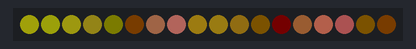
The sketch below on a simulated Arduino Uno, built with avr-gcc and run on an emulated ATmega328P. Parts: 18 RGB LEDs in strip order, left to right. Dim RGB values are drawn brighter than linear.

Above: at 0.16 s.
At 4.77 s:
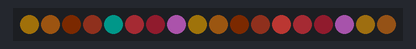
At 9.98 s:
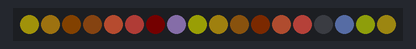
At 19.8 s:
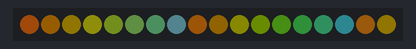
At 29.93 s:
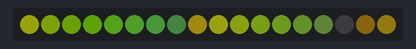
At 39.75 s:
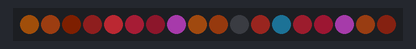

The sketch:

neopixel-double-pendulum.ino
```cpp
// (licence header left out)
#include <Adafruit_NeoPixel.h>

// Parameter 1 = number of pixels in strip
// Parameter 2 = pin number (most are valid)
// Parameter 3 = pixel type flags, add together as needed:
//   NEO_RGB     Pixels are wired for RGB bitstream
//   NEO_GRB     Pixels are wired for GRB bitstream
//   NEO_KHZ400  400 KHz bitstream (e.g. FLORA pixels)
//   NEO_KHZ800  800 KHz bitstream (e.g. High Density LED strip)
int NUM_LEDS = 18;
int LED_PIN = 4;
Adafruit_NeoPixel strip = Adafruit_NeoPixel(NUM_LEDS, LED_PIN, NEO_GRB + NEO_KHZ800);

// Convenient 2D point structure
struct Point {
  float x;
  float y;
};

float colorStretch = 0.11;    // Higher numbers will produce tighter color bands. I like 0.11 .

int len = 5;
float theta_1 = 0.0;
float theta_2 = 0.0;
float theta_Increment = 0.03; // Controls the speed of the moving points. Higher == faster. I like 0.03

void setup() {
  strip.begin();
  strip.show(); // Initialize all pixels to 'off'
}

// This function is called every frame.
void loop() {
  theta_1 += theta_Increment;
  theta_2 += theta_Increment;

  // Based on the harmonic movement of a double pendulum: https://en.wikipedia.org/wiki/Double_pendulum
  Point pendulum_1 = { (len/2*sin(theta_1)), (-len/2*cos(theta_1)) };
  Point pendulum_2 = { (len*(sin(theta_1) + .5*sin(theta_2))), (-len*(cos(theta_1) + .5*cos(theta_2))) };

  byte row, col;

  // For each row...
  for( row=0; row<5; row++ ) {
    float row_f = float(row);  // Optimization: Keep a floating point value of the row number, instead of recasting it repeatedly.

    // For each column...
    for( col=0; col<8; col++ ) {
      float col_f = float(col);  // Optimization.

      // Calculate the distance between this LED, and p1.
      Point dist1 = { col_f - pendulum_1.x, row_f - pendulum_1.y };  // The vector from p1 to this LED.
      float distance1 = sqrt( dist1.x*dist1.x + dist1.y*dist1.y );

      // Calculate the distance between this LED, and p2.
      Point dist2 = { col_f - pendulum_2.x, row_f - pendulum_2.y };  // The vector from p2 to this LED.
      float distance2 = sqrt( dist2.x*dist2.x + dist2.y*dist2.y );

      // Calculate the distance between this pendulum_1 and pendulum_2.
      Point dist3 = { pendulum_1.x - pendulum_2.x, pendulum_1.x - pendulum_2.y };
      float distance3 = sqrt( dist3.x*dist3.x + dist3.y*dist3.y );

      // Warp the distance with a sin() function. As the distance value increases, the LEDs will get light,dark,light,dark,etc...
      // You can use a cos() for slightly different shading, or experiment with other functions. Go crazy!
      float color_1 = distance1;  // range: 0.0...1.0
      float color_2 = distance2;
      float color_3 = distance3;
      float color_4 = (sin( distance1 * distance2 * colorStretch )) + 2.0 * 0.5;

      // Square the color_f value to weight it towards 0. The image will be darker and have higher contrast.
      color_1 *= color_1 * color_4;
      color_2 *= color_2 * color_4;
      color_3 *= color_3 * color_4;
      color_4 *= color_4;

      // Scale the color up to 0..7 . Max brightness is 7.
      // calming Seaside
      //strip.setPixelColor(col + (8 * row), strip.Color(color_1, color_2, color_3));
      // burning christmas tree
      //strip.setPixelColor(col + (8 * row), strip.Color(color_2, color_3, color_4));
      // perfect fairies
      strip.setPixelColor(col + (8 * row), strip.Color(color_2, color_3, color_1));
      //strip.setPixelColor(col + (8 * row), strip.Color(color_2, color_4, color_3));
    }
  }
  strip.setBrightness(75);
  strip.show();
}
```
